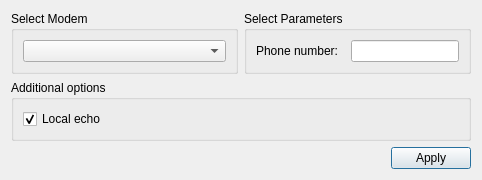
<?xml version="1.0" encoding="UTF-8"?>
<ui version="4.0">
 <class>SettingsDialog</class>
 <widget class="QDialog" name="SettingsDialog">
  <property name="geometry">
   <rect>
    <x>0</x>
    <y>0</y>
    <width>482</width>
    <height>176</height>
   </rect>
  </property>
  <property name="windowTitle">
   <string>Settings</string>
  </property>
  <layout class="QGridLayout" name="gridLayout_3">
   <item row="0" column="1">
    <widget class="QGroupBox" name="parametersBox">
     <property name="title">
      <string>Select Parameters</string>
     </property>
     <layout class="QGridLayout" name="gridLayout_2">
      <item row="0" column="0">
       <widget class="QLabel" name="phoneNumberLabel">
        <property name="text">
         <string>Phone number:</string>
        </property>
       </widget>
      </item>
      <item row="0" column="1">
       <widget class="QLineEdit" name="phoneNumberEdit">
        <property name="sizePolicy">
         <sizepolicy hsizetype="Minimum" vsizetype="Fixed">
          <horstretch>0</horstretch>
          <verstretch>0</verstretch>
         </sizepolicy>
        </property>
       </widget>
      </item>
     </layout>
    </widget>
   </item>
   <item row="0" column="0">
    <widget class="QGroupBox" name="selectBox">
     <property name="title">
      <string>Select Modem</string>
     </property>
     <layout class="QGridLayout" name="gridLayout">
      <item row="0" column="0">
       <widget class="QComboBox" name="modemInfoListBox"/>
      </item>
     </layout>
    </widget>
   </item>
   <item row="2" column="0" colspan="2">
    <layout class="QHBoxLayout" name="horizontalLayout">
     <item>
      <spacer name="horizontalSpacer">
       <property name="orientation">
        <enum>Qt::Horizontal</enum>
       </property>
       <property name="sizeHint" stdset="0">
        <size>
         <width>96</width>
         <height>20</height>
        </size>
       </property>
      </spacer>
     </item>
     <item>
      <widget class="QPushButton" name="applyButton">
       <property name="text">
        <string>Apply</string>
       </property>
      </widget>
     </item>
    </layout>
   </item>
   <item row="1" column="0" colspan="2">
    <widget class="QGroupBox" name="additionalOptionsGroupBox">
     <property name="title">
      <string>Additional options</string>
     </property>
     <layout class="QVBoxLayout" name="verticalLayout">
      <item>
       <widget class="QCheckBox" name="localEchoCheckBox">
        <property name="text">
         <string>Local echo</string>
        </property>
        <property name="checked">
         <bool>true</bool>
        </property>
       </widget>
      </item>
     </layout>
    </widget>
   </item>
  </layout>
 </widget>
 <resources/>
 <connections/>
</ui>
